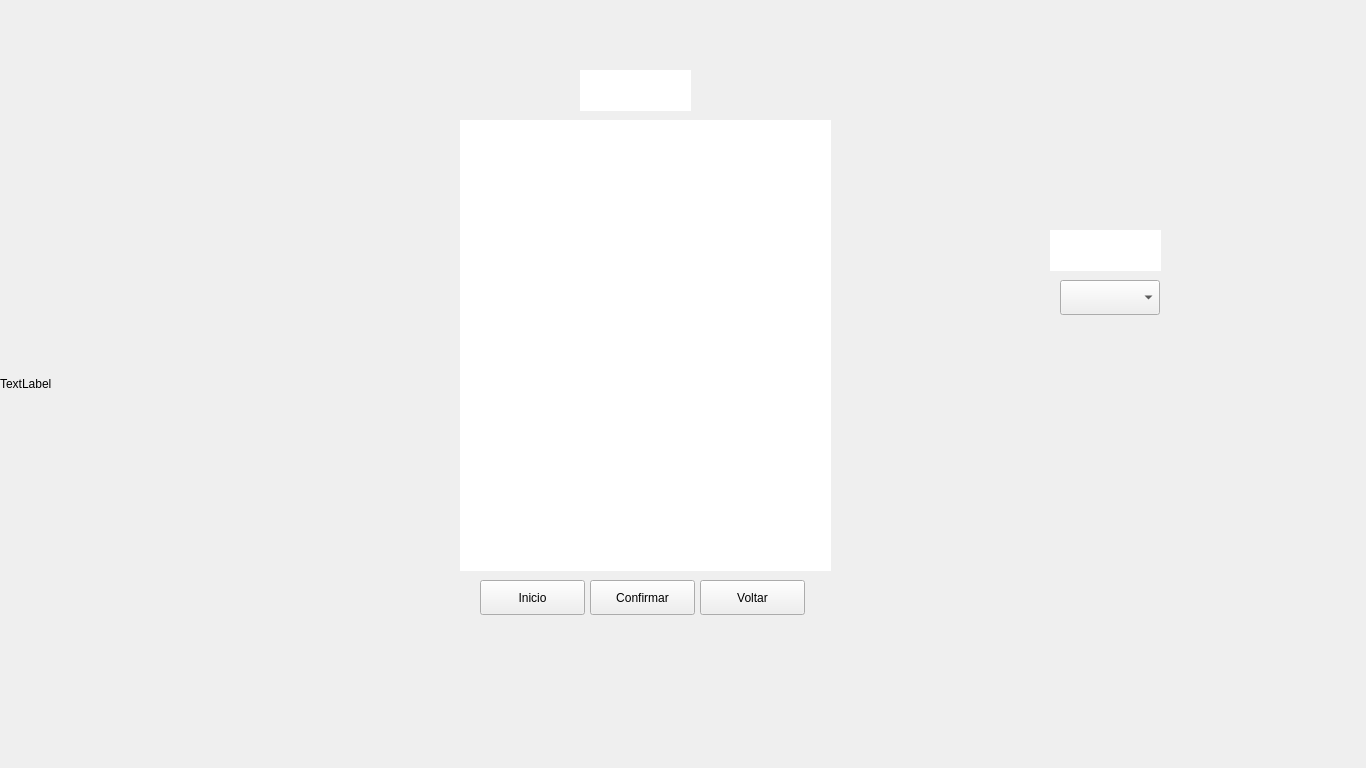
<?xml version="1.0" encoding="UTF-8"?>
<ui version="4.0">
 <class>PathWindow</class>
 <widget class="QMainWindow" name="PathWindow">
  <property name="geometry">
   <rect>
    <x>0</x>
    <y>0</y>
    <width>1366</width>
    <height>768</height>
   </rect>
  </property>
  <property name="maximumSize">
   <size>
    <width>1366</width>
    <height>768</height>
   </size>
  </property>
  <property name="windowTitle">
   <string>MainWindow</string>
  </property>
  <widget class="QWidget" name="centralwidget">
   <property name="maximumSize">
    <size>
     <width>1366</width>
     <height>768</height>
    </size>
   </property>
   <widget class="QLabel" name="label">
    <property name="geometry">
     <rect>
      <x>0</x>
      <y>0</y>
      <width>1366</width>
      <height>768</height>
     </rect>
    </property>
    <property name="maximumSize">
     <size>
      <width>1366</width>
      <height>768</height>
     </size>
    </property>
    <property name="text">
     <string>TextLabel</string>
    </property>
   </widget>
   <widget class="QComboBox" name="comboBox_sus">
    <property name="geometry">
     <rect>
      <x>1060</x>
      <y>280</y>
      <width>100</width>
      <height>35</height>
     </rect>
    </property>
   </widget>
   <widget class="QPushButton" name="pushOkButton">
    <property name="geometry">
     <rect>
      <x>590</x>
      <y>580</y>
      <width>105</width>
      <height>35</height>
     </rect>
    </property>
    <property name="text">
     <string>Confirmar</string>
    </property>
   </widget>
   <widget class="QTextBrowser" name="textSus">
    <property name="geometry">
     <rect>
      <x>1050</x>
      <y>230</y>
      <width>111</width>
      <height>41</height>
     </rect>
    </property>
    <property name="autoFillBackground">
     <bool>false</bool>
    </property>
    <property name="frameShape">
     <enum>QFrame::NoFrame</enum>
    </property>
    <property name="html">
     <string>&lt;!DOCTYPE HTML PUBLIC &quot;-//W3C//DTD HTML 4.0//EN&quot; &quot;http://www.w3.org/TR/REC-html40/strict.dtd&quot;&gt;
&lt;html&gt;&lt;head&gt;&lt;meta name=&quot;qrichtext&quot; content=&quot;1&quot; /&gt;&lt;meta charset=&quot;utf-8&quot; /&gt;&lt;style type=&quot;text/css&quot;&gt;
p, li { white-space: pre-wrap; }
&lt;/style&gt;&lt;/head&gt;&lt;body style=&quot; font-family:'Segoe UI'; font-size:9pt; font-weight:400; font-style:normal;&quot;&gt;
&lt;p align=&quot;center&quot; style=&quot; margin-top:0px; margin-bottom:0px; margin-left:0px; margin-right:0px; -qt-block-indent:0; text-indent:0px;&quot;&gt;&lt;span style=&quot; font-size:14pt; font-weight:700; font-style:italic; color:#ffffff;&quot;&gt;Suspeitos&lt;/span&gt;&lt;/p&gt;&lt;/body&gt;&lt;/html&gt;</string>
    </property>
   </widget>
   <widget class="QPushButton" name="pushInicioButton">
    <property name="geometry">
     <rect>
      <x>480</x>
      <y>580</y>
      <width>105</width>
      <height>35</height>
     </rect>
    </property>
    <property name="text">
     <string>Inicio</string>
    </property>
   </widget>
   <widget class="QTextBrowser" name="textLugar">
    <property name="geometry">
     <rect>
      <x>580</x>
      <y>70</y>
      <width>111</width>
      <height>41</height>
     </rect>
    </property>
    <property name="autoFillBackground">
     <bool>false</bool>
    </property>
    <property name="frameShape">
     <enum>QFrame::NoFrame</enum>
    </property>
    <property name="html">
     <string>&lt;!DOCTYPE HTML PUBLIC &quot;-//W3C//DTD HTML 4.0//EN&quot; &quot;http://www.w3.org/TR/REC-html40/strict.dtd&quot;&gt;
&lt;html&gt;&lt;head&gt;&lt;meta name=&quot;qrichtext&quot; content=&quot;1&quot; /&gt;&lt;meta charset=&quot;utf-8&quot; /&gt;&lt;style type=&quot;text/css&quot;&gt;
p, li { white-space: pre-wrap; }
&lt;/style&gt;&lt;/head&gt;&lt;body style=&quot; font-family:'Segoe UI'; font-size:9pt; font-weight:400; font-style:normal;&quot;&gt;
&lt;p align=&quot;center&quot; style=&quot; margin-top:0px; margin-bottom:0px; margin-left:0px; margin-right:0px; -qt-block-indent:0; text-indent:0px;&quot;&gt;&lt;span style=&quot; font-size:14pt; font-weight:700; font-style:italic; color:#ffffff;&quot;&gt;Lugares&lt;/span&gt;&lt;/p&gt;&lt;/body&gt;&lt;/html&gt;</string>
    </property>
   </widget>
   <widget class="QPushButton" name="pushBackButton">
    <property name="geometry">
     <rect>
      <x>700</x>
      <y>580</y>
      <width>105</width>
      <height>35</height>
     </rect>
    </property>
    <property name="text">
     <string>Voltar</string>
    </property>
   </widget>
   <widget class="QListWidget" name="listWidget">
    <property name="geometry">
     <rect>
      <x>460</x>
      <y>120</y>
      <width>371</width>
      <height>451</height>
     </rect>
    </property>
    <property name="frameShape">
     <enum>QFrame::NoFrame</enum>
    </property>
    <item>
     <property name="text">
      <string>3</string>
     </property>
     <property name="font">
      <font>
       <family>Iosevka NF</family>
       <pointsize>15</pointsize>
      </font>
     </property>
     <property name="textAlignment">
      <set>AlignCenter</set>
     </property>
     <property name="background">
      <brush brushstyle="SolidPattern">
       <color alpha="0">
        <red>255</red>
        <green>255</green>
        <blue>255</blue>
       </color>
      </brush>
     </property>
     <property name="foreground">
      <brush brushstyle="HorPattern">
       <color alpha="255">
        <red>255</red>
        <green>255</green>
        <blue>255</blue>
       </color>
      </brush>
     </property>
     <property name="icon">
      <iconset>
       <normalon>:/Images/menu.jpeg</normalon>
      </iconset>
     </property>
    </item>
    <item>
     <property name="text">
      <string>4</string>
     </property>
     <property name="font">
      <font>
       <family>Iosevka NF</family>
       <pointsize>15</pointsize>
      </font>
     </property>
     <property name="textAlignment">
      <set>AlignCenter</set>
     </property>
     <property name="background">
      <brush brushstyle="NoBrush">
       <color alpha="255">
        <red>255</red>
        <green>255</green>
        <blue>255</blue>
       </color>
      </brush>
     </property>
     <property name="foreground">
      <brush brushstyle="HorPattern">
       <color alpha="255">
        <red>255</red>
        <green>255</green>
        <blue>255</blue>
       </color>
      </brush>
     </property>
     <property name="icon">
      <iconset>
       <normalon>:/Images/wallpaper1.jpeg</normalon>
      </iconset>
     </property>
    </item>
    <item>
     <property name="text">
      <string>5</string>
     </property>
     <property name="font">
      <font>
       <family>Iosevka NF</family>
       <pointsize>15</pointsize>
      </font>
     </property>
     <property name="textAlignment">
      <set>AlignCenter</set>
     </property>
     <property name="background">
      <brush brushstyle="NoBrush">
       <color alpha="255">
        <red>255</red>
        <green>255</green>
        <blue>255</blue>
       </color>
      </brush>
     </property>
     <property name="foreground">
      <brush brushstyle="HorPattern">
       <color alpha="255">
        <red>255</red>
        <green>255</green>
        <blue>255</blue>
       </color>
      </brush>
     </property>
     <property name="icon">
      <iconset>
       <normalon>:/Images/castle.jpg</normalon>
      </iconset>
     </property>
    </item>
    <item>
     <property name="text">
      <string>6</string>
     </property>
     <property name="font">
      <font>
       <family>Iosevka NF</family>
       <pointsize>15</pointsize>
      </font>
     </property>
     <property name="textAlignment">
      <set>AlignCenter</set>
     </property>
     <property name="background">
      <brush brushstyle="NoBrush">
       <color alpha="255">
        <red>255</red>
        <green>255</green>
        <blue>255</blue>
       </color>
      </brush>
     </property>
     <property name="foreground">
      <brush brushstyle="HorPattern">
       <color alpha="255">
        <red>255</red>
        <green>255</green>
        <blue>255</blue>
       </color>
      </brush>
     </property>
     <property name="icon">
      <iconset>
       <normalon>:/Images/wolf.jpg</normalon>
      </iconset>
     </property>
    </item>
    <item>
     <property name="text">
      <string>7</string>
     </property>
     <property name="font">
      <font>
       <family>Iosevka NF</family>
       <pointsize>15</pointsize>
      </font>
     </property>
     <property name="textAlignment">
      <set>AlignCenter</set>
     </property>
     <property name="background">
      <brush brushstyle="NoBrush">
       <color alpha="255">
        <red>255</red>
        <green>255</green>
        <blue>255</blue>
       </color>
      </brush>
     </property>
     <property name="foreground">
      <brush brushstyle="HorPattern">
       <color alpha="255">
        <red>255</red>
        <green>255</green>
        <blue>255</blue>
       </color>
      </brush>
     </property>
     <property name="icon">
      <iconset>
       <normalon>:/Images/j4uakmaghau61.jpg</normalon>
      </iconset>
     </property>
    </item>
    <item>
     <property name="text">
      <string>8</string>
     </property>
     <property name="font">
      <font>
       <family>Iosevka NF</family>
       <pointsize>15</pointsize>
      </font>
     </property>
     <property name="textAlignment">
      <set>AlignCenter</set>
     </property>
     <property name="background">
      <brush brushstyle="NoBrush">
       <color alpha="255">
        <red>255</red>
        <green>255</green>
        <blue>255</blue>
       </color>
      </brush>
     </property>
     <property name="foreground">
      <brush brushstyle="HorPattern">
       <color alpha="255">
        <red>255</red>
        <green>255</green>
        <blue>255</blue>
       </color>
      </brush>
     </property>
     <property name="icon">
      <iconset>
       <normalon>:/Images/taverna.jpg</normalon>
      </iconset>
     </property>
    </item>
    <item>
     <property name="text">
      <string>9</string>
     </property>
     <property name="font">
      <font>
       <family>Iosevka NF</family>
       <pointsize>15</pointsize>
       <bold>false</bold>
      </font>
     </property>
     <property name="textAlignment">
      <set>AlignCenter</set>
     </property>
     <property name="background">
      <brush brushstyle="NoBrush">
       <color alpha="255">
        <red>255</red>
        <green>255</green>
        <blue>255</blue>
       </color>
      </brush>
     </property>
     <property name="foreground">
      <brush brushstyle="HorPattern">
       <color alpha="255">
        <red>255</red>
        <green>255</green>
        <blue>255</blue>
       </color>
      </brush>
     </property>
    </item>
    <item>
     <property name="text">
      <string>10</string>
     </property>
     <property name="font">
      <font>
       <family>Iosevka NF</family>
       <pointsize>15</pointsize>
      </font>
     </property>
     <property name="textAlignment">
      <set>AlignCenter</set>
     </property>
     <property name="background">
      <brush brushstyle="NoBrush">
       <color alpha="255">
        <red>255</red>
        <green>255</green>
        <blue>255</blue>
       </color>
      </brush>
     </property>
     <property name="foreground">
      <brush brushstyle="HorPattern">
       <color alpha="255">
        <red>255</red>
        <green>255</green>
        <blue>255</blue>
       </color>
      </brush>
     </property>
    </item>
    <item>
     <property name="text">
      <string>11</string>
     </property>
     <property name="font">
      <font>
       <family>Iosevka NF</family>
       <pointsize>15</pointsize>
      </font>
     </property>
     <property name="textAlignment">
      <set>AlignCenter</set>
     </property>
     <property name="background">
      <brush brushstyle="NoBrush">
       <color alpha="255">
        <red>255</red>
        <green>255</green>
        <blue>255</blue>
       </color>
      </brush>
     </property>
     <property name="foreground">
      <brush brushstyle="HorPattern">
       <color alpha="255">
        <red>255</red>
        <green>255</green>
        <blue>255</blue>
       </color>
      </brush>
     </property>
    </item>
    <item>
     <property name="text">
      <string>12</string>
     </property>
     <property name="font">
      <font>
       <family>Iosevka NF</family>
       <pointsize>15</pointsize>
      </font>
     </property>
     <property name="textAlignment">
      <set>AlignCenter</set>
     </property>
     <property name="background">
      <brush brushstyle="NoBrush">
       <color alpha="255">
        <red>255</red>
        <green>255</green>
        <blue>255</blue>
       </color>
      </brush>
     </property>
     <property name="foreground">
      <brush brushstyle="HorPattern">
       <color alpha="255">
        <red>255</red>
        <green>255</green>
        <blue>255</blue>
       </color>
      </brush>
     </property>
    </item>
    <item>
     <property name="text">
      <string>13</string>
     </property>
     <property name="font">
      <font>
       <family>Iosevka NF</family>
       <pointsize>15</pointsize>
      </font>
     </property>
     <property name="textAlignment">
      <set>AlignCenter</set>
     </property>
     <property name="background">
      <brush brushstyle="NoBrush">
       <color alpha="255">
        <red>255</red>
        <green>255</green>
        <blue>255</blue>
       </color>
      </brush>
     </property>
     <property name="foreground">
      <brush brushstyle="HorPattern">
       <color alpha="255">
        <red>255</red>
        <green>255</green>
        <blue>255</blue>
       </color>
      </brush>
     </property>
    </item>
    <item>
     <property name="text">
      <string>14</string>
     </property>
     <property name="font">
      <font>
       <family>Iosevka NF</family>
       <pointsize>15</pointsize>
      </font>
     </property>
     <property name="textAlignment">
      <set>AlignCenter</set>
     </property>
     <property name="background">
      <brush brushstyle="NoBrush">
       <color alpha="255">
        <red>255</red>
        <green>255</green>
        <blue>255</blue>
       </color>
      </brush>
     </property>
     <property name="foreground">
      <brush brushstyle="HorPattern">
       <color alpha="255">
        <red>255</red>
        <green>255</green>
        <blue>255</blue>
       </color>
      </brush>
     </property>
    </item>
    <item>
     <property name="text">
      <string>15</string>
     </property>
     <property name="font">
      <font>
       <family>Iosevka NF</family>
       <pointsize>15</pointsize>
      </font>
     </property>
     <property name="textAlignment">
      <set>AlignCenter</set>
     </property>
     <property name="background">
      <brush brushstyle="NoBrush">
       <color alpha="255">
        <red>255</red>
        <green>255</green>
        <blue>255</blue>
       </color>
      </brush>
     </property>
     <property name="foreground">
      <brush brushstyle="HorPattern">
       <color alpha="255">
        <red>255</red>
        <green>255</green>
        <blue>255</blue>
       </color>
      </brush>
     </property>
    </item>
    <item>
     <property name="text">
      <string>16</string>
     </property>
     <property name="font">
      <font>
       <family>Iosevka NF</family>
       <pointsize>15</pointsize>
      </font>
     </property>
     <property name="textAlignment">
      <set>AlignCenter</set>
     </property>
     <property name="background">
      <brush brushstyle="NoBrush">
       <color alpha="255">
        <red>255</red>
        <green>255</green>
        <blue>255</blue>
       </color>
      </brush>
     </property>
     <property name="foreground">
      <brush brushstyle="HorPattern">
       <color alpha="255">
        <red>255</red>
        <green>255</green>
        <blue>255</blue>
       </color>
      </brush>
     </property>
    </item>
    <item>
     <property name="text">
      <string>17</string>
     </property>
     <property name="font">
      <font>
       <family>Iosevka NF</family>
       <pointsize>15</pointsize>
      </font>
     </property>
     <property name="textAlignment">
      <set>AlignCenter</set>
     </property>
     <property name="background">
      <brush brushstyle="NoBrush">
       <color alpha="255">
        <red>255</red>
        <green>255</green>
        <blue>255</blue>
       </color>
      </brush>
     </property>
     <property name="foreground">
      <brush brushstyle="HorPattern">
       <color alpha="255">
        <red>255</red>
        <green>255</green>
        <blue>255</blue>
       </color>
      </brush>
     </property>
    </item>
   </widget>
   <zorder>label</zorder>
   <zorder>pushBackButton</zorder>
   <zorder>textLugar</zorder>
   <zorder>pushOkButton</zorder>
   <zorder>textSus</zorder>
   <zorder>pushInicioButton</zorder>
   <zorder>comboBox_sus</zorder>
   <zorder>listWidget</zorder>
  </widget>
 </widget>
 <resources/>
 <connections/>
</ui>
